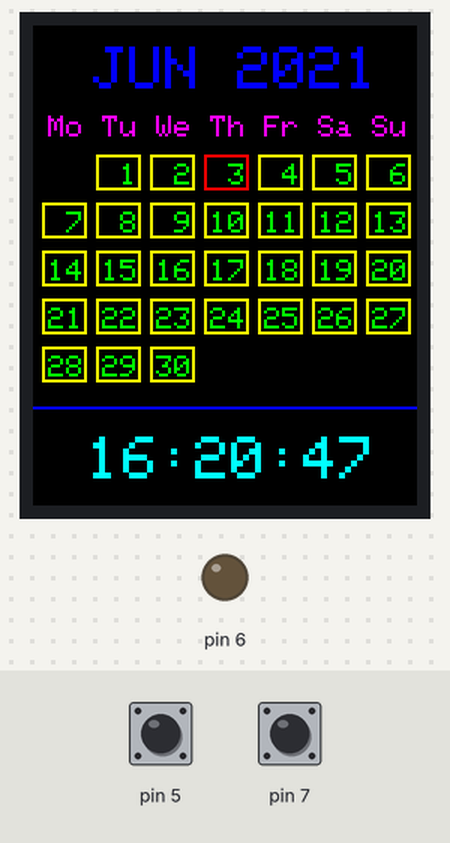
The sketch below on a simulated Arduino Uno, built with avr-gcc and run on an emulated ATmega328P. Parts: 128×160 colour display, output pins drawn as LEDs (lit = HIGH). The inputs (shaded band) are chosen by the test bench; at power-on: pin 5 HIGH, pin 7 HIGH. What the sketch prints to the serial monitor is not drawn.

Above: at 9.9 s.
10.0 s: pin 5 pulled LOW for 1 s
At 12.5 s:
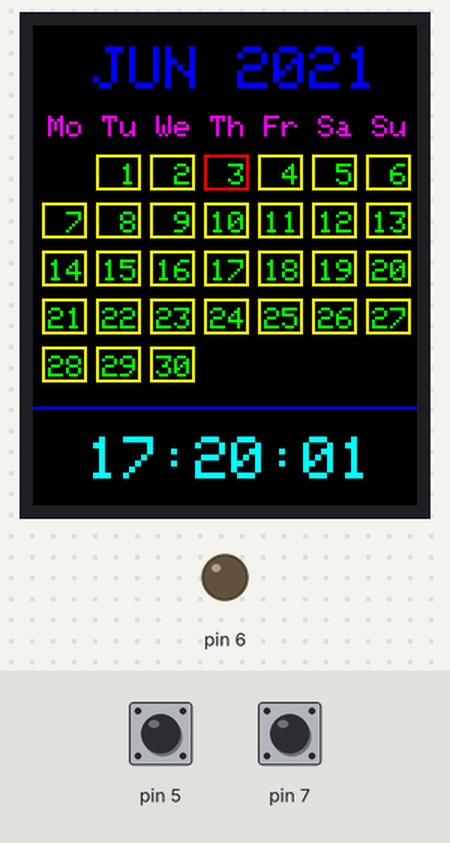
14.2 s: pin 7 pulled LOW for 0.6 s
At 16.5 s:
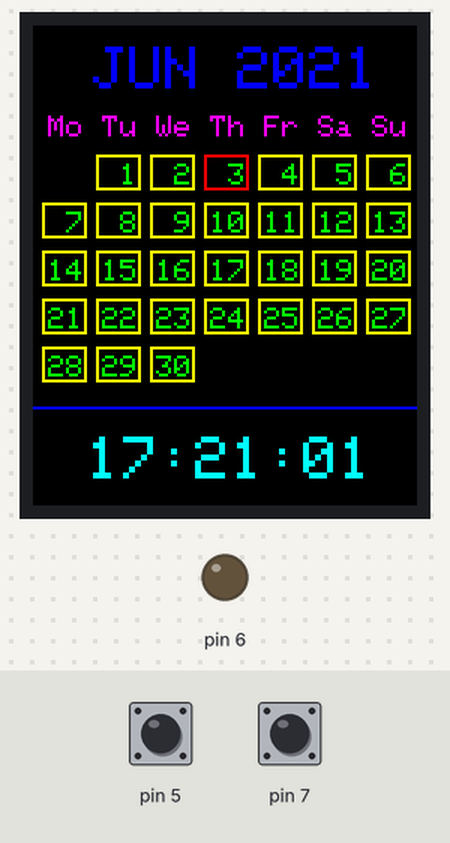
18.2 s: pin 5 pulled LOW for 0.6 s
At 20.1 s:
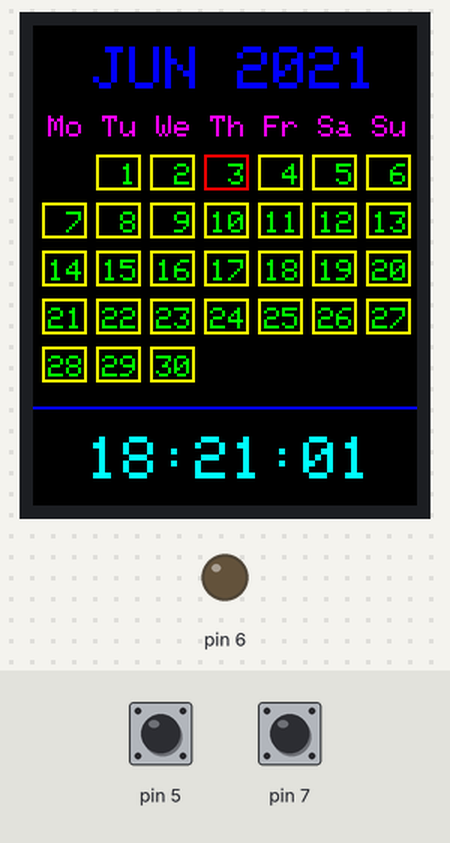
22.2 s: pin 7 pulled LOW for 1 s
At 24.3 s:
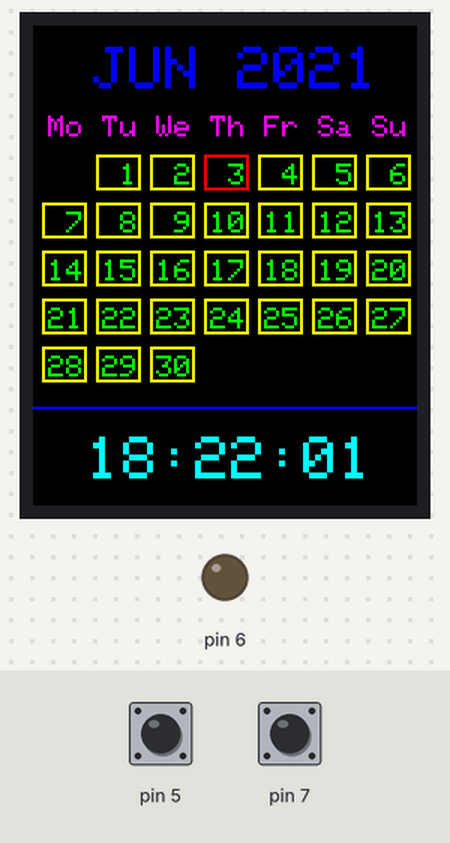
Timing chart, 0 to 25.8 s (numbered marks = the images above; inputs shaded):
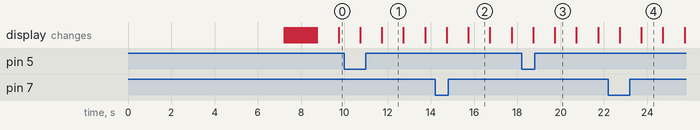

The sketch:

calendar-project.ino
```cpp
#include <Adafruit_SPITFT_Macros.h>
#include <Adafruit_SPITFT.h>
#include <Adafruit_GFX.h>
#include <Adafruit_GrayOLED.h>
#include <gfxfont.h>

#include <Adafruit_I2CRegister.h>
#include <Adafruit_SPIDevice.h>
#include <Adafruit_BusIO_Register.h>
#include <Adafruit_I2CDevice.h>

#include <Adafruit_GFX.h>    // Core graphics library
#include <Adafruit_ST7735.h> // Hardware-specific library
#include <SPI.h>


int x = 0;
int index = 0;

#define NB0  31
#define NC1  33
#define NCS1 35
#define ND1  37
#define NDS1 39
#define NE1  41
#define NF1  44
#define NFS1 46
#define NG1  49
#define NGS1 52
#define NA1  55
#define NAS1 58
#define NB1  62
#define NC2  65
#define NCS2 69
#define ND2  73
#define NDS2 78
#define NE2  82
#define NF2  87
#define NFS2 93
#define NG2  98
#define NGS2 104
#define NA2  110
#define NAS2 117
#define NB2  123
#define NC3  131
#define NCS3 139
#define ND3  147
#define NDS3 156
#define NE3  165
#define NF3  175
#define NFS3 185
#define NG3  196
#define NGS3 208
#define NA3  220
#define NAS3 233
#define NB3  247
#define NC4  262
#define NCS4 277
#define ND4  294
#define NDS4 311
#define NE4  330
#define NF4  349
#define NFS4 370
#define NG4  392
#define NGS4 415
#define NA4  440
#define NAS4 466
#define NB4  494
#define NC5  523
#define NCS5 554
#define ND5  587
#define NDS5 622
#define NE5  659
#define NF5  698
#define NFS5 740
#define NG5  784
#define NGS5 831
#define NA5  880
#define NAS5 932
#define NB5  988
#define NC6  1047
#define NCS6 1109
#define ND6  1175
#define NDS6 1245
#define NE6  1319
#define NF6  1397
#define NFS6 1480
#define NG6  1568
#define NGS6 1661
#define NA6  1760
#define NAS6 1865
#define NB6  1976
#define NC7  2093
#define NCS7 2217
#define ND7  2349
#define NDS7 2489
#define NE7  2637
#define NF7  2794
#define NFS7 2960
#define NG7  3136
#define NGS7 3322
#define NA7  3520
#define NAS7 3729
#define NB7  3951
#define NC8  4186
#define NCS8 4435
#define ND8  4699
#define NDS8 4978

int melody1[] = {
  NA4, NC5, NE5, NA5, NB5, NE5, NC5, NB5,
  NC6, NE5, NC5, NC6, NFS5, ND5, NA4, NFS5,
  NE5, NC5, NA4, NC5, 0, NE5, NC5, NA4,
  NG4, NA4, NA4, 0, 0, NA4, NF5, NE5,

  NA4, NA4, NC5, NE5, NB5, NE5, NC5, NB5,
  NC6, NE5, NC5, NC6, NFS5, ND5, NA4, NFS5,
  NE5, NC5, NA4, NC5, 0, NE5, NC5, NA4,
  NG4, NA4, NA4
};

int tempo[] = {
8, 8, 8, 8, 8, 8, 8, 8,
8, 8, 8, 8, 8, 8, 8, 8,
8, 8, 8, 4, 12, 8, 8, 8,
8, 8, 8, 8, 4, 8, 8, 8,


8, 8, 8, 8, 8, 8, 8, 8,
8, 8, 8, 8, 8, 8, 8, 8,
8, 8, 8, 4, 12, 8, 8, 8,
8, 8, 8,
};

// For the breakout, you can use any 2 or 3 pins
// These pins will also work for the 1.8" TFT shield
#define TFT_CS     10
#define TFT_RST    8  // you can also connect this to the Arduino reset
                      // in which case, set this #define pin to 0!
#define TFT_DC     9

Adafruit_ST7735 tft = Adafruit_ST7735(TFT_CS,  TFT_DC, TFT_RST);

void drawDayRect(int day, int color) {
  int row = day / 7;
  int col = day % 7;

  tft.drawRect(3 + 18 * col, 43 + 16 * row, 15, 12, color);
}

int day = 3;

void setup(void) {
  Serial.begin(9600);
  Serial.print("Hello! ST7735 TFT Test");

  // Use this initializer if you're using a 1.8" TFT
  tft.initR(INITR_BLACKTAB);   // initialize a ST7735S chip, black tab

  tft.fillScreen(ST7735_BLACK);

  tft.setCursor(20, 20);
  tft.setTextColor(ST7735_GREEN);
  tft.setTextSize(1);
  tft.setTextWrap(true);
  tft.print("It ain't much,\n\n but it's honest work");

  tft.drawLine(tft.width()/2, tft.height()/2, tft.width()/2-20, tft.height()/2-20, ST7735_RED);
  tft.drawLine(tft.width()/2, tft.height()/2, tft.width()/2+20, tft.height()/2-20, ST7735_RED);

  tft.drawLine(tft.width()/2-20, tft.height()/2-20, tft.width()/2-40, tft.height()/2, ST7735_RED);
  tft.drawLine(tft.width()/2+20, tft.height()/2-20, tft.width()/2+40, tft.height()/2, ST7735_RED);

  tft.drawLine(tft.width()/2-40, tft.height()/2, tft.width()/2, tft.height()/2+80, ST7735_RED);
  tft.drawLine(tft.width()/2+40, tft.height()/2, tft.width()/2, tft.height()/2+80, ST7735_RED);

  delay(7000);
  tft.fillScreen(ST7735_BLACK);

  tft.setCursor(20, 7);
  tft.setTextColor(ST7735_BLUE);
  tft.setTextSize(2);
  tft.setTextWrap(true);
  tft.print("JUN 2021");

  int startx = 5;
  int starty = 30;
  int distance = 16;

  tft.setCursor(startx, starty);
  tft.setTextColor(ST7735_MAGENTA);
  tft.setTextSize(1);
  tft.setTextWrap(true);
  tft.print("Mo Tu We Th Fr Sa Su");

  tft.setCursor(startx, starty+distance);
  tft.setTextColor(ST7735_GREEN);
  tft.print("    1  2  3  4  5  6");

  tft.setCursor(startx, starty+distance*2);
  tft.print(" 7  8  9 10 11 12 13");

  tft.setCursor(startx, starty+distance*3);
  tft.print("14 15 16 17 18 19 20");

  tft.setCursor(startx, starty+distance*4);
  tft.print("21 22 23 24 25 26 27");

  tft.setCursor(startx, starty+distance*5);
  tft.print("28 29 30");

  int i = 0;
  for (i = 1; i <= 30; i++) {
    drawDayRect(i, ST7735_YELLOW);
    delay(50);
  }

  drawDayRect(day, ST7735_RED);

  tft.drawLine(0, 127, tft.width(), 127, ST7735_BLUE);


  DDRD |= (1 << PD6);


  DDRD &= ~(1 << PD7);
  PORTD |= (1 << PD7);

  DDRD &= ~(1 << PD5);
  PORTD |= (1 << PD5);
}

int hour = 16;
int minute = 20;
int second = 45;
char buffer[50];

void loop() {
  static long long previousMillis = 0;

  if (millis() - previousMillis >= 1000) {
    previousMillis = millis();

    second++;
    if (second >= 60) {
      second = 0;
      minute++;
    }
    if (minute >= 60) {
      minute = 0;
      hour++;
    }
    if (hour >= 24) {
      hour = 0;
    }

    tft.fillRect(0, 128, tft.width(), tft.height(), ST7735_BLACK);

    sprintf(buffer, "%02d:%02d:%02d", hour, minute, second);
    tft.setCursor(18, 137);
    tft.setTextColor(ST7735_CYAN);
    tft.setTextSize(2);
    tft.print(buffer);

    int size = sizeof(melody1) / sizeof(int);

    if (second == 0 && minute == 21 && hour == 16) {
      for (int i = 0; i < size; i++) {
        int noteDuration = 2000/tempo[i];
        tone(6, melody1[i], noteDuration);
        int pauseBetweenNotes = noteDuration*1.30;
        delay(pauseBetweenNotes);
        noTone(6);
      }

      second = 19;
    }

    if (!(PIND & (1 << PD5)) && !(PIND & (1 << PD7))) {
      drawDayRect(day, ST7735_YELLOW);
      day++;

      if (day >= 31) {
        day = 1;
      }

      drawDayRect(day, ST7735_RED);
    } else if (!(PIND & (1 << PD7))) {
      minute++;
      second = 0;
    } else if (!(PIND & (1 << PD5))) {
      hour++;
      second = 0;
    }
  }
}
```

Measured:
- what the display in image 1 shows lasts 1.0 s, from 11.7 s to 12.7 s
